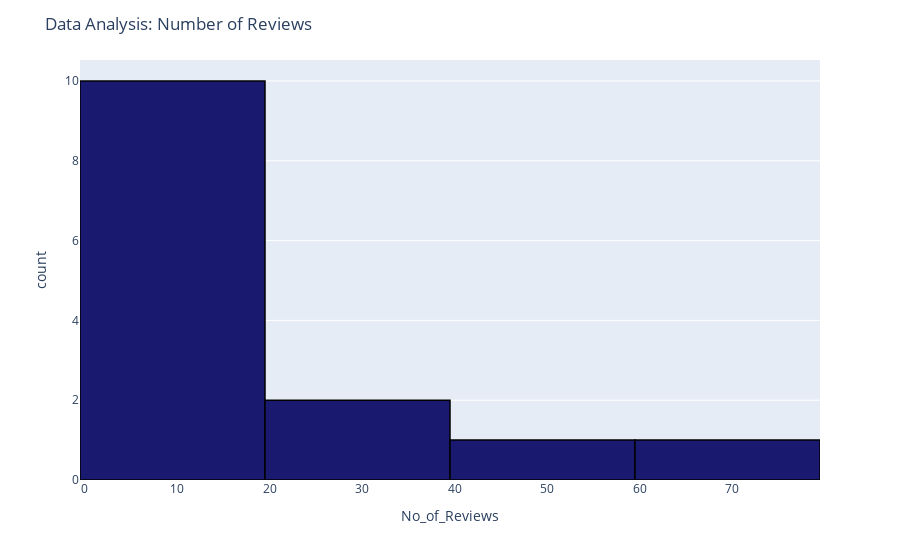

The notebook cell this image was saved under:
### Code cell
# Num of Reviews- all courses

fig = px.histogram(AnalysisRating, x="No_of_Reviews")
fig.update_traces(marker_color="midnightblue",marker_line_color='black',
                  marker_line_width=1.5)
fig.update_layout(title_text='Data Analysis: Number of Reviews')
fig.show()
py.plot(fig)

### Figure 1 — Plotly figure (JSON) as saved in the notebook; plotly's stock layout.template omitted (floating-point values rounded to 4 significant figures)
{"data": [{"alignmentgroup": "True", "bingroup": "x", "hovertemplate": "No_of_Reviews=%{x}<br>count=%{y}<extra></extra>", "legendgroup": "", "marker": {"color": "midnightblue", "line": {"color": "black", "width": 1.5}}, "name": "", "offsetgroup": "", "orientation": "v", "showlegend": false, "type": "histogram", "x": [64, 56, 26, 38, 18, 9, 13, 2, 2, 1, 1, 1, 4, 2], "xaxis": "x", "yaxis": "y"}], "layout": {"barmode": "relative", "legend": {"tracegroupgap": 0}, "margin": {"t": 60}, "title": {"text": "Data Analysis: Number of Reviews"}, "xaxis": {"anchor": "y", "domain": [0, 1], "title": {"text": "No_of_Reviews"}}, "yaxis": {"anchor": "x", "domain": [0, 1], "title": {"text": "count"}}}}
